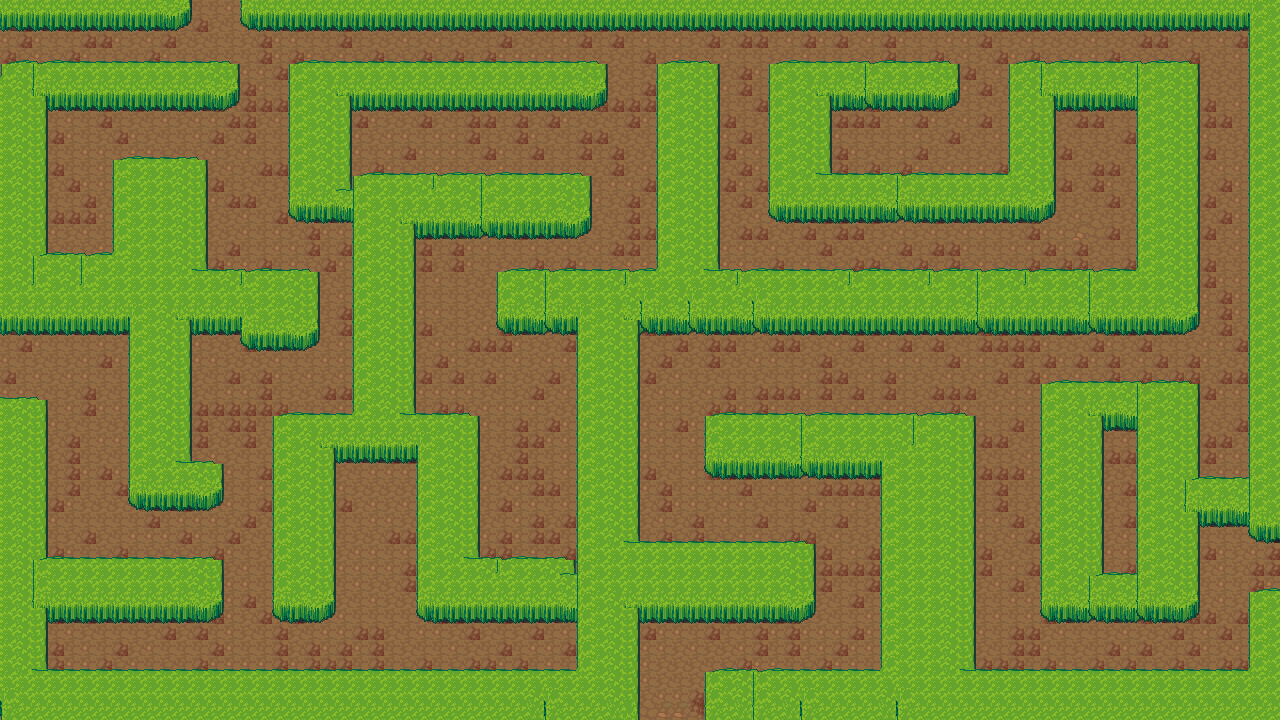

A level layout from a 2D game, rendered from its tile map. Below: a short description, then the map file with tile-grid data replaced by summaries:
An orthogonal 80x45 tile map with 16x16 px tiles, 3 tile layers (Tile Layer 2, Tile Layer 1, Tile Layer 3) and 49 objects (39x wall, 2x map14, 2x playerfrommap14, map12, map16, ...).

<map version="1.2" tiledversion="1.2.2" orientation="orthogonal" renderorder="right-down" width="80" height="45" tilewidth="16" tileheight="16" infinite="0" nextlayerid="7" nextobjectid="57">
 <tileset firstgid="1" source="LPC_Terrain/Terrain.tsx" />
 <layer id="4" name="Tile Layer 2" width="80" height="45">
  <data>[3600 cells, 3600 non-empty, 3 distinct tile ids]</data>
 </layer>
 <layer id="1" name="Tile Layer 1" width="80" height="45">
  <data>[3600 cells, 3598 non-empty, 4 distinct tile ids]</data>
 </layer>
 <layer id="6" name="Tile Layer 3" width="80" height="45">
  <data>[3600 cells, 1782 non-empty, 13 distinct tile ids]</data>
 </layer>
 <objectgroup id="3" name="Object Layer 2" visible="0">
  <object id="43" name="map12" x="1269" y="544" width="48" height="42" />
  <object id="45" name="map16" x="197" y="-22" width="40" height="22" />
  <object id="46" name="map14" x="0" y="58.6667" width="20" height="34" />
  <object id="47" name="map14" x="4" y="342" width="24" height="44" />
  <object id="49" name="playerfrommap14" x="67" y="42" width="32" height="30" />
  <object id="50" name="playerfrommap14" x="62" y="360" width="48" height="30" />
  <object id="51" name="playerfrommap16" x="218.333" y="33.3333" width="11.3333" height="10" />
  <object id="53" name="playerfrommap12" x="1221" y="561" width="28" height="24" />
  <object id="54" name="map10" x="660" y="682" width="42" height="42" />
  <object id="56" name="playerfrommap10" x="660" y="642" width="32" height="18" />
 </objectgroup>
 <objectgroup id="2" name="Object Layer 1" visible="0">
  <object id="1" name="wall" x="4" y="-20" width="172" height="38" />
  <object id="3" name="wall" x="252" y="-22" width="1036" height="30" />
  <object id="4" name="wall" x="1256" y="-22" width="54" height="542" />
  <object id="5" name="wall" x="1256" y="596" width="36" height="124" />
  <object id="6" name="wall" x="714" y="678" width="552" height="62" />
  <object id="7" name="wall" x="892" y="422" width="70" height="270" />
  <object id="8" name="wall" x="712" y="420" width="242" height="40" />
  <object id="9" name="wall" x="1140" y="484" width="124" height="26" />
  <object id="10" name="wall" x="1046" y="388" width="144" height="218" />
  <object id="11" name="wall" x="4" y="70" width="222" height="28" />
  <object id="13" name="wall" x="2" y="72" width="36" height="246" />
  <object id="14" name="wall" x="6" y="260" width="188" height="52" />
  <object id="15" name="wall" x="122" y="168" width="72" height="134" />
  <object id="16" name="wall" x="252" y="280" width="52" height="54" />
  <object id="17" name="wall" x="168" y="276" width="102" height="26" />
  <object id="18" name="wall" x="136" y="298" width="46" height="198" />
  <object id="19" name="wall" x="162" y="468" width="42" height="24" />
  <object id="20" name="wall" x="-4" y="566" width="214" height="32" />
  <object id="21" name="wall" x="-4" y="404" width="42" height="310" />
  <object id="22" name="wall" x="22" y="676" width="604" height="42" />
  <object id="23" name="wall" x="282" y="422" width="38" height="176" />
  <object id="24" name="wall" x="292" y="418" width="178" height="26" />
  <object id="25" name="wall" x="426" y="426" width="42" height="180" />
  <object id="26" name="wall" x="444" y="566" width="362" height="36" />
  <object id="27" name="wall" x="586" y="276" width="42" height="424" />
  <object id="28" name="wall" x="640" y="548" width="166" height="42" />
  <object id="29" name="wall" x="506" y="278" width="684" height="32" />
  <object id="30" name="wall" x="662" y="74" width="46" height="216" />
  <object id="31" name="wall" x="296" y="68" width="302" height="24" />
  <object id="32" name="wall" x="298" y="80" width="44" height="122" />
  <object id="33" name="wall" x="344" y="180" width="28" height="24" />
  <object id="34" name="wall" x="358" y="178" width="222" height="36" />
  <object id="35" name="wall" x="360" y="184" width="42" height="240" />
  <object id="36" name="wall" x="772" y="68" width="168" height="26" />
  <object id="37" name="wall" x="776" y="80" width="46" height="124" />
  <object id="38" name="wall" x="800" y="180" width="242" height="22" />
  <object id="39" name="wall" x="1014" y="70" width="34" height="126" />
  <object id="40" name="wall" x="1144" y="66" width="44" height="236" />
  <object id="41" name="wall" x="1014" y="66" width="172" height="26" />
 </objectgroup>
</map>
